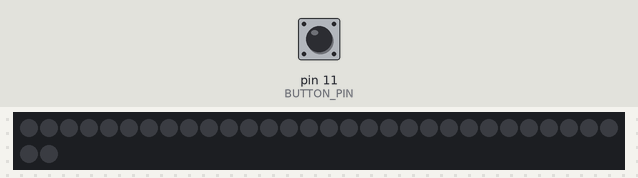
This sketch was run on a simulated Arduino Uno, built with avr-gcc and run on an emulated ATmega328P. Shown: 32 RGB LEDs in strip order, left to right, continuing on the next row. The test bench sets the inputs (shaded band); at power-on: pin 11 (BUTTON_PIN) HIGH. Dim RGB values are drawn brighter than linear.

Above: at 1.2 s.
1.3 s: pin 11 (BUTTON_PIN) pulled LOW for 0.15 s
At 1.41 s:
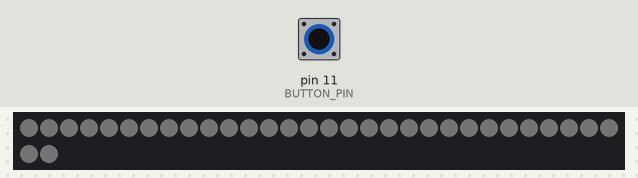
3.2 s: pin 11 (BUTTON_PIN) pulled LOW for 1 s
4.8 s: pin 11 (BUTTON_PIN) pulled LOW for 1 s
Timing chart, 0 to 7.8 s (numbered marks = the images above; inputs shaded):
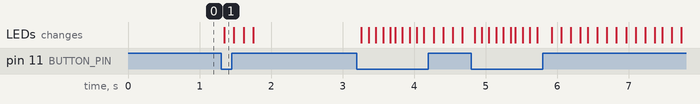

The sketch:

example-10-up-down-button.ino
```cpp
//
// Arduino Light Studies examples
// Jonas Vorwerk 2018
// https://jonasvorwerk.nl
//

#include "FastLED.h"

#define NUM_LEDS    32
#define DATA_PIN    13
#define CLOCK_PIN   12
#define LED_TYPE    APA102
#define COLOR_ORDER BGR
#define BRIGHTNESS  32
#define FRAMES_PER_SECOND 30

#define BUTTON_PIN 11

byte hue = 20;
byte sat = 255;
byte val = 255;

CRGB leds[NUM_LEDS];

void setup() {
  //FastLED.addLeds<LED_TYPE, DATA_PIN>(leds, NUM_LEDS);
  //FastLED.addLeds<LED_TYPE,DATA_PIN,COLOR_ORDER>(leds, NUM_LEDS);
  FastLED.addLeds<LED_TYPE,DATA_PIN,CLOCK_PIN,COLOR_ORDER>(leds, NUM_LEDS);
  FastLED.setBrightness(BRIGHTNESS);
  FastLED.clear();

  pinMode(BUTTON_PIN, INPUT);
}

void loop() {

  up_down();

  FastLED.show();
  FastLED.delay(1000/FRAMES_PER_SECOND);

}

//functions here
void up_down() {

  if(!digitalRead(BUTTON_PIN)){
    for (int i = 0 ; i < NUM_LEDS ; i++) {
      leds[i] += CRGB(5, 5, 5);
    }
  } else {
    for (int i = 0 ; i < NUM_LEDS ; i++) {
      leds[i] -= CRGB(2, 2, 2);
    }
  }
}
```

Measured:
- after the input at 1.3 s, the LEDs: change after 0.05 s (image 1)
